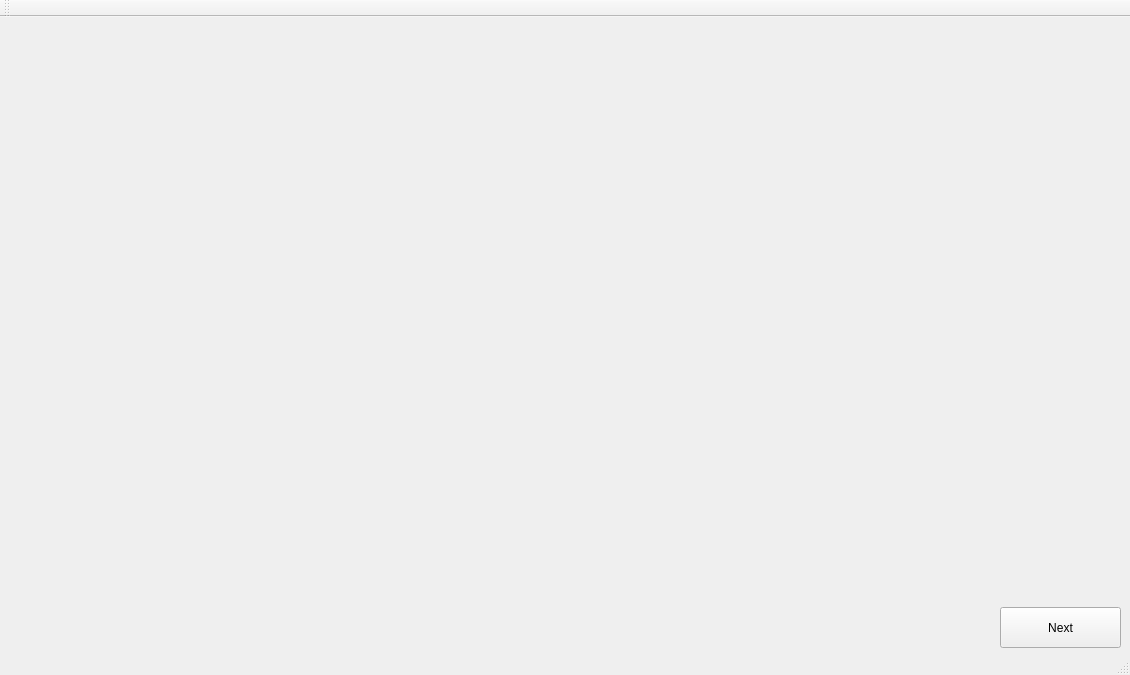
<?xml version="1.0" encoding="UTF-8"?>
<ui version="4.0">
 <class>MainWindow</class>
 <widget class="QMainWindow" name="MainWindow">
  <property name="enabled">
   <bool>true</bool>
  </property>
  <property name="geometry">
   <rect>
    <x>0</x>
    <y>0</y>
    <width>1130</width>
    <height>675</height>
   </rect>
  </property>
  <property name="acceptDrops">
   <bool>false</bool>
  </property>
  <property name="windowTitle">
   <string>MainWindow</string>
  </property>
  <widget class="QWidget" name="centralWidget">
   <widget class="QPushButton" name="pushButton">
    <property name="geometry">
     <rect>
      <x>1000</x>
      <y>590</y>
      <width>121</width>
      <height>41</height>
     </rect>
    </property>
    <property name="text">
     <string>Next</string>
    </property>
   </widget>
   <widget class="QLabel" name="labelB">
    <property name="geometry">
     <rect>
      <x>1030</x>
      <y>50</y>
      <width>101</width>
      <height>101</height>
     </rect>
    </property>
    <property name="text">
     <string/>
    </property>
   </widget>
   <widget class="QLabel" name="labelD">
    <property name="geometry">
     <rect>
      <x>10</x>
      <y>240</y>
      <width>71</width>
      <height>121</height>
     </rect>
    </property>
    <property name="text">
     <string/>
    </property>
   </widget>
   <widget class="QLabel" name="labelA">
    <property name="geometry">
     <rect>
      <x>970</x>
      <y>266</y>
      <width>67</width>
      <height>111</height>
     </rect>
    </property>
    <property name="text">
     <string/>
    </property>
   </widget>
   <widget class="QLabel" name="labelC">
    <property name="geometry">
     <rect>
      <x>1060</x>
      <y>450</y>
      <width>67</width>
      <height>111</height>
     </rect>
    </property>
    <property name="text">
     <string/>
    </property>
   </widget>
  </widget>
  <widget class="QMenuBar" name="menuBar">
   <property name="geometry">
    <rect>
     <x>0</x>
     <y>0</y>
     <width>1130</width>
     <height>25</height>
    </rect>
   </property>
  </widget>
  <widget class="QToolBar" name="mainToolBar">
   <attribute name="toolBarArea">
    <enum>TopToolBarArea</enum>
   </attribute>
   <attribute name="toolBarBreak">
    <bool>false</bool>
   </attribute>
  </widget>
  <widget class="QStatusBar" name="statusBar"/>
 </widget>
 <layoutdefault spacing="6" margin="11"/>
 <resources/>
 <connections/>
</ui>
